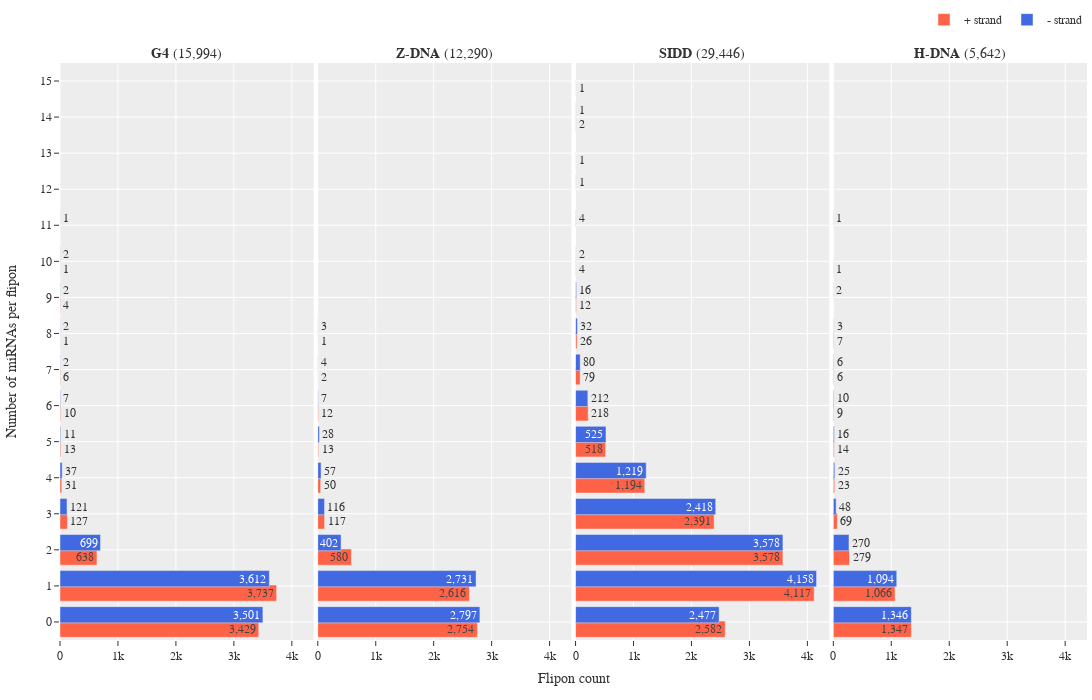

Notebook code for this chart:
### Code cell
flipon_to_data = pd.read_table(f_flipon_to_data)

plotly_data = (
    flipon_to_data.assign(
        group = lambda x: x['group'].str.replace('quadruplex', 'g4'),
        mirna_plus_count=lambda x: x["miRNA (+ strand)"].str.split(", ").apply(lambda x: get_mirna_number(x) if type(x) is list else 0).astype(pd.Int64Dtype()),
        mirna_minus_count=lambda x: x["miRNA (- strand)"].str.split(", ").apply(lambda x: get_mirna_number(x) if type(x) is list else 0).astype(pd.Int64Dtype()),
    )
    .melt(id_vars=["group"], value_vars=["mirna_plus_count", "mirna_minus_count"])
    .groupby("group")
    .value_counts()
    .to_frame()
    .reset_index()
    .rename(columns={0: "count"})
)
plotly_data


groups = ("G4", "Z-DNA", "SIDD", "H-DNA")
categories = {
    "mirna_plus_count": "+ strand",
    "mirna_minus_count": "- strand",
}
colors = {
    "+ strand": "tomato",
    "- strand": "royalblue",
}

n_rows = 1
n_cols = 4

fig = ps.make_subplots(
    rows=n_rows,
    cols=n_cols,
    shared_xaxes="all",
    shared_yaxes="all",
    horizontal_spacing=0.004,
    vertical_spacing=0.01,
    column_titles=[
        f"<b>{x}</b> ({plotly_data[plotly_data['group'] == x.lower()]['count'].sum():,d})"
        for x in groups
    ],
    y_title="Number of miRNAs per flipon",
    x_title="Flipon count",
)

for i, group in enumerate(groups):
    for category, name in categories.items():
        df = plotly_data[
            (plotly_data["group"] == group.lower())
            & (plotly_data["variable"] == category)
        ]
        sub = pgo.Bar(
            x=df["count"],
            y=df["value"],
            name=name,
            texttemplate="%{x:,d}",
            textposition=df["count"].apply(
                lambda x: "outside" if x < 300 else "inside"
            ),
            marker=dict(color=colors[name]),
            orientation="h",
            width=0.45,
            showlegend=True if (i == 0) else False,
        )
        fig.add_trace(sub, row=1, col=i + 1)
    if i:
        fig.update_yaxes(ticks="", row=1, col=i + 1)


fig.update_xaxes(tickformat="s")
fig.update_xaxes(ticks="outside", row=n_rows)
fig.update_yaxes(dtick=1)
fig.update_annotations(font=dict(size=14))

fig.update_layout(
    # title=f"Flipons enriched with miRNA seed-regions ({plotly_data['count'].sum():,d})",
    # title_x=0.0035,
    # title_y=.985,
    height=700,
    width=1600,
    font=dict(family="monospace", size=12),
    uniformtext_minsize=12,
    uniformtext_mode="show",
    margin=dict(l=60, r=5, t=25, b=60),
    legend=dict(
        # title_text="Flipon group",
        # traceorder="reversed",
        orientation="h",
        yanchor="bottom",
        y=1.05,
        xanchor="right",
        x=1,
    ),
    template="ggplot2",
)

fig.write_image(d_img / "flipon-to-mirna-mapping-strand-counts-mirna-only.png")
fig.show()

### Figure 1 — Plotly figure (JSON) as saved in the notebook; plotly's stock layout.template omitted (floating-point values rounded to 4 significant figures)
{"data": [{"marker": {"color": "tomato"}, "name": "+ strand", "orientation": "h", "showlegend": true, "textposition": ["inside", "inside", "inside", "outside", "outside", "outside", "outside", "outside", "outside", "outside", "outside"], "texttemplate": "%{x:,d}", "type": "bar", "width": 0.45, "x": [3737, 3429, 638, 127, 31, 13, 10, 6, 4, 1, 1], "xaxis": "x", "y": [1, 0, 2, 3, 4, 5, 6, 7, 9, 10, 8], "yaxis": "y"}, {"marker": {"color": "royalblue"}, "name": "- strand", "orientation": "h", "showlegend": true, "textposition": ["inside", "inside", "inside", "outside", "outside", "outside", "outside", "outside", "outside", "outside", "outside", "outside"], "texttemplate": "%{x:,d}", "type": "bar", "width": 0.45, "x": [3612, 3501, 699, 121, 37, 11, 7, 2, 2, 2, 2, 1], "xaxis": "x", "y": [1, 0, 2, 3, 4, 5, 6, 7, 8, 10, 9, 11], "yaxis": "y"}, {"marker": {"color": "tomato"}, "name": "+ strand", "orientation": "h", "showlegend": false, "textposition": ["inside", "inside", "inside", "outside", "outside", "outside", "outside", "outside", "outside"], "texttemplate": "%{x:,d}", "type": "bar", "width": 0.45, "x": [2754, 2616, 580, 117, 50, 13, 12, 2, 1], "xaxis": "x2", "y": [0, 1, 2, 3, 4, 5, 6, 7, 8], "yaxis": "y2"}, {"marker": {"color": "royalblue"}, "name": "- strand", "orientation": "h", "showlegend": false, "textposition": ["inside", "inside", "inside", "outside", "outside", "outside", "outside", "outside", "outside"], "texttemplate": "%{x:,d}", "type": "bar", "width": 0.45, "x": [2797, 2731, 402, 116, 57, 28, 7, 4, 3], "xaxis": "x2", "y": [0, 1, 2, 3, 4, 5, 6, 7, 8], "yaxis": "y2"}, {"marker": {"color": "tomato"}, "name": "+ strand", "orientation": "h", "showlegend": false, "textposition": ["inside", "inside", "inside", "inside", "inside", "inside", "outside", "outside", "outside", "outside", "outside", "outside", "outside", "outside"], "texttemplate": "%{x:,d}", "type": "bar", "width": 0.45, "x": [4117, 3578, 2582, 2391, 1194, 518, 218, 79, 26, 12, 4, 2, 1, 1], "xaxis": "x3", "y": [1, 2, 0, 3, 4, 5, 6, 7, 8, 9, 10, 14, 15, 13], "yaxis": "y3"}, {"marker": {"color": "royalblue"}, "name": "- strand", "orientation": "h", "showlegend": false, "textposition": ["inside", "inside", "inside", "inside", "inside", "inside", "outside", "outside", "outside", "outside", "outside", "outside", "outside", "outside"], "texttemplate": "%{x:,d}", "type": "bar", "width": 0.45, "x": [4158, 3578, 2477, 2418, 1219, 525, 212, 80, 32, 16, 4, 2, 1, 1], "xaxis": "x3", "y": [1, 2, 0, 3, 4, 5, 6, 7, 8, 9, 11, 10, 14, 12], "yaxis": "y3"}, {"marker": {"color": "tomato"}, "name": "+ strand", "orientation": "h", "showlegend": false, "textposition": ["inside", "inside", "outside", "outside", "outside", "outside", "outside", "outside", "outside", "outside"], "texttemplate": "%{x:,d}", "type": "bar", "width": 0.45, "x": [1347, 1066, 279, 69, 23, 14, 9, 7, 6, 1], "xaxis": "x4", "y": [0, 1, 2, 3, 4, 5, 6, 8, 7, 10], "yaxis": "y4"}, {"marker": {"color": "royalblue"}, "name": "- strand", "orientation": "h", "showlegend": false, "textposition": ["inside", "inside", "outside", "outside", "outside", "outside", "outside", "outside", "outside", "outside", "outside"], "texttemplate": "%{x:,d}", "type": "bar", "width": 0.45, "x": [1346, 1094, 270, 48, 25, 16, 10, 6, 3, 2, 1], "xaxis": "x4", "y": [0, 1, 2, 3, 4, 5, 6, 7, 8, 9, 11], "yaxis": "y4"}], "layout": {"annotations": [{"font": {"size": 14}, "showarrow": false, "text": "<b>G4</b> (15,994)", "x": 0.1235, "xanchor": "center", "xref": "paper", "y": 1, "yanchor": "bottom", "yref": "paper"}, {"font": {"size": 14}, "showarrow": false, "text": "<b>Z-DNA</b> (12,290)", "x": 0.3745, "xanchor": "center", "xref": "paper", "y": 1, "yanchor": "bottom", "yref": "paper"}, {"font": {"size": 14}, "showarrow": false, "text": "<b>SIDD</b> (29,446)", "x": 0.6255, "xanchor": "center", "xref": "paper", "y": 1, "yanchor": "bottom", "yref": "paper"}, {"font": {"size": 14}, "showarrow": false, "text": "<b>H-DNA</b> (5,642)", "x": 0.8765, "xanchor": "center", "xref": "paper", "y": 1, "yanchor": "bottom", "yref": "paper"}, {"font": {"size": 14}, "showarrow": false, "text": "Flipon count", "x": 0.5, "xanchor": "center", "xref": "paper", "y": 0, "yanchor": "top", "yref": "paper", "yshift": -30}, {"font": {"size": 14}, "showarrow": false, "text": "Number of miRNAs per flipon", "textangle": -90, "x": 0, "xanchor": "right", "xref": "paper", "xshift": -40, "y": 0.5, "yanchor": "middle", "yref": "paper"}], "font": {"family": "monospace", "size": 12}, "height": 700, "legend": {"orientation": "h", "x": 1, "xanchor": "right", "y": 1.05, "yanchor": "bottom"}, "margin": {"b": 60, "l": 60, "r": 5, "t": 25}, "uniformtext": {"minsize": 12, "mode": "show"}, "width": 1600, "xaxis": {"anchor": "y", "domain": [0, 0.247], "tickformat": "s", "ticks": "outside"}, "xaxis2": {"anchor": "y2", "domain": [0.251, 0.498], "matches": "x", "tickformat": "s", "ticks": "outside"}, "xaxis3": {"anchor": "y3", "domain": [0.502, 0.749], "matches": "x", "tickformat": "s", "ticks": "outside"}, "xaxis4": {"anchor": "y4", "domain": [0.753, 1], "matches": "x", "tickformat": "s", "ticks": "outside"}, "yaxis": {"anchor": "x", "domain": [0, 1], "dtick": 1}, "yaxis2": {"anchor": "x2", "domain": [0, 1], "dtick": 1, "matches": "y", "showticklabels": false, "ticks": ""}, "yaxis3": {"anchor": "x3", "domain": [0, 1], "dtick": 1, "matches": "y", "showticklabels": false, "ticks": ""}, "yaxis4": {"anchor": "x4", "domain": [0, 1], "dtick": 1, "matches": "y", "showticklabels": false, "ticks": ""}}}
